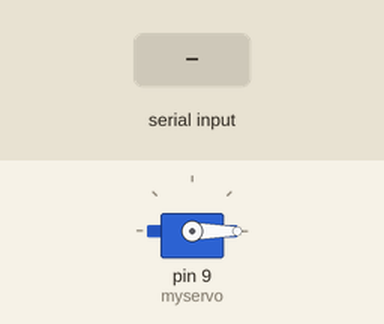
This sketch was run on a simulated Arduino Uno, built with avr-gcc and run on an emulated ATmega328P. Parts: servo. Inputs (shaded band) come from the test bench. What the sketch prints to the serial monitor is not drawn.

Above: at 1.2 s.
1.3 s: "1" received over the second serial link
At 1.45 s:
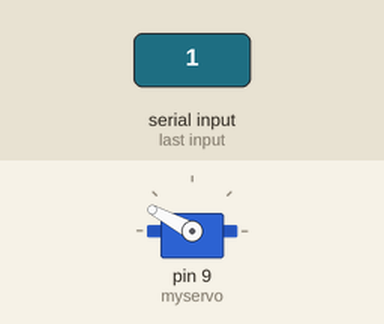
At 2.06 s:
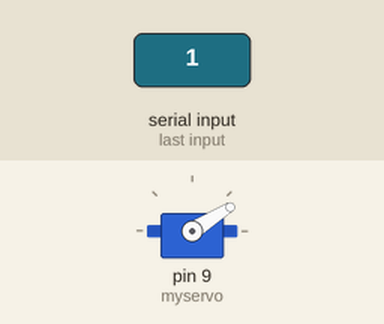
Timing chart, 0 to 4.3 s (numbered marks = the images above; inputs shaded):
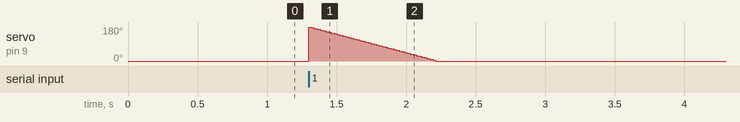

The sketch:

sowing_for_multiple_seed.ino
```cpp
#include <SoftwareSerial.h>
#include <Servo.h>

Servo myservo;
int pos = 0;

SoftwareSerial BTserial(10, 11); // RX | TX

void setup()
{
  Serial.begin(9600);
  BTserial.begin(9600);
  myservo.attach(9);
  myservo.write(pos);
  Serial.println("Press 1 for cotton");
  Serial.println("Press 2 for chilly");
  Serial.println("Press 3 for ground nuts ");
  Serial.println("Press 4 for green grams");
}

void loop()
{
  if (BTserial.available())
  {
    int input = BTserial.read();

    switch (input)
    {
      case '1':
         for (pos = 0; pos >= 180; pos -= 1)
        {
          myservo.write(pos);
          delay(10);
        }
        for (pos = 180; pos >= 0; pos -= 1)

        break;

      case '2':
        for (pos = 180; pos >= 0; pos -= 1)
        {
          myservo.write(pos);
          delay(5);
        }
        break;

      case '3':
         for (pos = 0; pos >= 180; pos -= 1)
        {
          myservo.write(pos);
          delay(10);
        }

        break;

      case '4':
        for (pos = 0; pos >= 180; pos -= 1)
        {
          myservo.write(pos);
          delay(10);
        }

        break;

      default:
        break;
    }
  }
}
```
